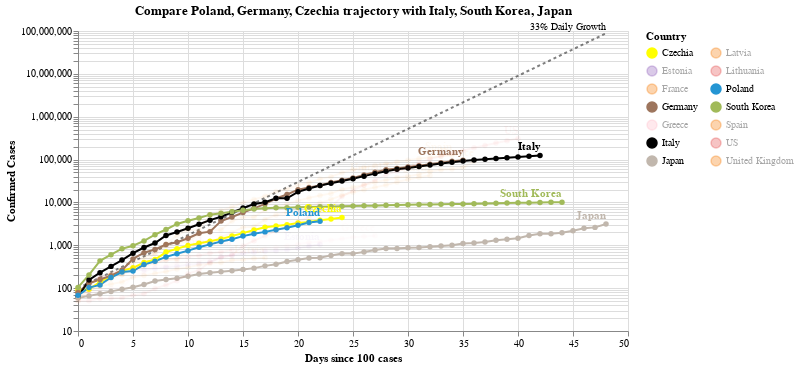

Here is the notebook cell this chart was saved with:
### Code cell
#hide_input
chart2 = make_since_chart(['Poland', 'Germany', 'Czechia'])
chart2

### Figure 1 — Vega-Lite specification as saved in the notebook (floating-point values rounded to 4 significant figures; data arrays with more than 128 entries replaced by an {"elided": "..."} marker saying what was removed)
{"config": {"view": {"continuousWidth": 400, "continuousHeight": 300}}, "layer": [{"mark": {"type": "line", "color": "black", "opacity": 0.5, "strokeDash": [3, 3]}, "encoding": {"x": {"type": "quantitative", "field": "Days since 100 cases"}, "y": {"type": "quantitative", "field": "Confirmed Cases"}}}, {"mark": {"type": "text", "align": "right", "dy": -6, "fontSize": 10, "text": "33% Daily Growth"}, "encoding": {"x": {"type": "quantitative", "field": "Days since 100 cases"}, "y": {"type": "quantitative", "field": "Confirmed Cases"}}, "transform": [{"filter": "(datum['Days since 100 cases'] >= 48)"}]}, {"data": {"name": "data-e001ac9641259d4f632b0a2aa07ebc86"}, "mark": {"type": "line", "point": true}, "encoding": {"color": {"type": "nominal", "field": "Country", "legend": {"columns": 2}, "scale": {"domain": ["Czechia", "Estonia", "France", "Germany", "Greece", "Italy", "Japan", "Latvia", "Lithuania", "Poland", "South Korea", "Spain", "US", "United Kingdom"], "range": ["yellow", "#9467bd", "#F58518", "#9D755D", "pink", "black", "#C1B7AD", "#F58518", "#E45756", "#2495D3", "#A1BA59", "#F58518", "#E45756", "#F58518"]}}, "opacity": {"condition": {"value": 1, "selection": "selector002"}, "value": 0.05}, "tooltip": [{"type": "nominal", "field": "Country"}, {"type": "temporal", "field": "Date"}, {"type": "quantitative", "field": "Confirmed Cases"}, {"type": "quantitative", "field": "Days since 100 cases"}], "x": {"type": "quantitative", "field": "Days since 100 cases"}, "y": {"type": "quantitative", "field": "Confirmed Cases", "scale": {"type": "log"}}}, "selection": {"selector002": {"type": "multi", "fields": ["Country"], "bind": "legend", "init": [{"Country": "Poland"}, {"Country": "Germany"}, {"Country": "Czechia"}, {"Country": "Italy"}, {"Country": "South Korea"}, {"Country": "Japan"}]}}, "width": 550}, {"data": {"name": "data-e001ac9641259d4f632b0a2aa07ebc86"}, "mark": {"type": "text", "align": "right", "dy": -8, "fontWeight": "bold"}, "encoding": {"color": {"type": "nominal", "field": "Country", "legend": {"columns": 2}, "scale": {"domain": ["Czechia", "Estonia", "France", "Germany", "Greece", "Italy", "Japan", "Latvia", "Lithuania", "Poland", "South Korea", "Spain", "US", "United Kingdom"], "range": ["yellow", "#9467bd", "#F58518", "#9D755D", "pink", "black", "#C1B7AD", "#F58518", "#E45756", "#2495D3", "#A1BA59", "#F58518", "#E45756", "#F58518"]}}, "opacity": {"condition": {"value": 1, "selection": "selector002"}, "value": 0.05}, "text": {"type": "nominal", "field": "Country"}, "tooltip": [{"type": "nominal", "field": "Country"}, {"type": "temporal", "field": "Date"}, {"type": "quantitative", "field": "Confirmed Cases"}, {"type": "quantitative", "field": "Days since 100 cases"}], "x": {"type": "quantitative", "field": "Days since 100 cases"}, "y": {"type": "quantitative", "field": "Confirmed Cases", "scale": {"type": "log"}}}, "transform": [{"filter": "(datum['Date'] >= 1585958400000)"}], "width": 550}], "data": {"name": "data-4a219bc1dde8c4a2b81a6b44be737114"}, "title": "Compare Poland, Germany, Czechia trajectory with Italy, South Korea, Japan", "$schema": "https://vega.github.io/schema/vega-lite/v4.0.2.json", "datasets": {"data-4a219bc1dde8c4a2b81a6b44be737114": [{"Days since 100 cases": 0, "Confirmed Cases": 100.0}, {"Days since 100 cases": 1, "Confirmed Cases": 133.0}, {"Days since 100 cases": 2, "Confirmed Cases": 176.9}, {"Days since 100 cases": 3, "Confirmed Cases": 235.3}, {"Days since 100 cases": 4, "Confirmed Cases": 312.9}, {"Days since 100 cases": 5, "Confirmed Cases": 416.2}, {"Days since 100 cases": 6, "Confirmed Cases": 553.5}, {"Days since 100 cases": 7, "Confirmed Cases": 736.1}, {"Days since 100 cases": 8, "Confirmed Cases": 979.1}, {"Days since 100 cases": 9, "Confirmed Cases": 1302.0}, {"Days since 100 cases": 10, "Confirmed Cases": 1732.0}, {"Days since 100 cases": 11, "Confirmed Cases": 2303.0}, {"Days since 100 cases": 12, "Confirmed Cases": 3064.0}, {"Days since 100 cases": 13, "Confirmed Cases": 4074.0}, {"Days since 100 cases": 14, "Confirmed Cases": 5419.0}, {"Days since 100 cases": 15, "Confirmed Cases": 7207.0}, {"Days since 100 cases": 16, "Confirmed Cases": 9586.0}, {"Days since 100 cases": 17, "Confirmed Cases": 12750.0}, {"Days since 100 cases": 18, "Confirmed Cases": 16960.0}, {"Days since 100 cases": 19, "Confirmed Cases": 22550.0}, {"Days since 100 cases": 20, "Confirmed Cases": 29990.0}, {"Days since 100 cases": 21, "Confirmed Cases": 39890.0}, {"Days since 100 cases": 22, "Confirmed Cases": 53060.0}, {"Days since 100 cases": 23, "Confirmed Cases": 70560.0}, {"Days since 100 cases": 24, "Confirmed Cases": 93850.0}, {"Days since 100 cases": 25, "Confirmed Cases": 124800.0}, {"Days since 100 cases": 26, "Confirmed Cases": 166000.0}, {"Days since 100 cases": 27, "Confirmed Cases": 220800.0}, {"Days since 100 cases": 28, "Confirmed Cases": 293700.0}, {"Days since 100 cases": 29, "Confirmed Cases": 390600.0}, {"Days since 100 cases": 30, "Confirmed Cases": 519500.0}, {"Days since 100 cases": 31, "Confirmed Cases": 690900.0}, {"Days since 100 cases": 32, "Confirmed Cases": 918900.0}, {"Days since 100 cases": 33, "Confirmed Cases": 1222000.0}, {"Days since 100 cases": 34, "Confirmed Cases": 1625000.0}, {"Days since 100 cases": 35, "Confirmed Cases": 2162000.0}, {"Days since 100 cases": 36, "Confirmed Cases": 2875000.0}, {"Days since 100 cases": 37, "Confirmed Cases": 3824000.0}, {"Days since 100 cases": 38, "Confirmed Cases": 5086000.0}, {"Days since 100 cases": 39, "Confirmed Cases": 6764000.0}, {"Days since 100 cases": 40, "Confirmed Cases": 8996000.0}, {"Days since 100 cases": 41, "Confirmed Cases": 11970000.0}, {"Days since 100 cases": 42, "Confirmed Cases": 15910000.0}, {"Days since 100 cases": 43, "Confirmed Cases": 21170000.0}, {"Days since 100 cases": 44, "Confirmed Cases": 28150000.0}, {"Days since 100 cases": 45, "Confirmed Cases": 37440000.0}, {"Days since 100 cases": 46, "Confirmed Cases": 49790000.0}, {"Days since 100 cases": 47, "Confirmed Cases": 66230000.0}, {"Days since 100 cases": 48, "Confirmed Cases": 88080000.0}], "data-e001ac9641259d4f632b0a2aa07ebc86": {"elided": "451 records"}}}
